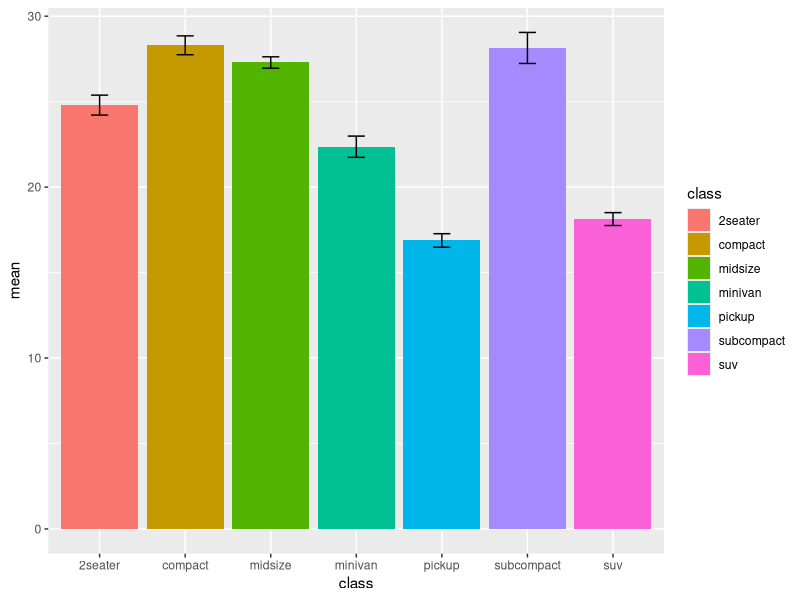
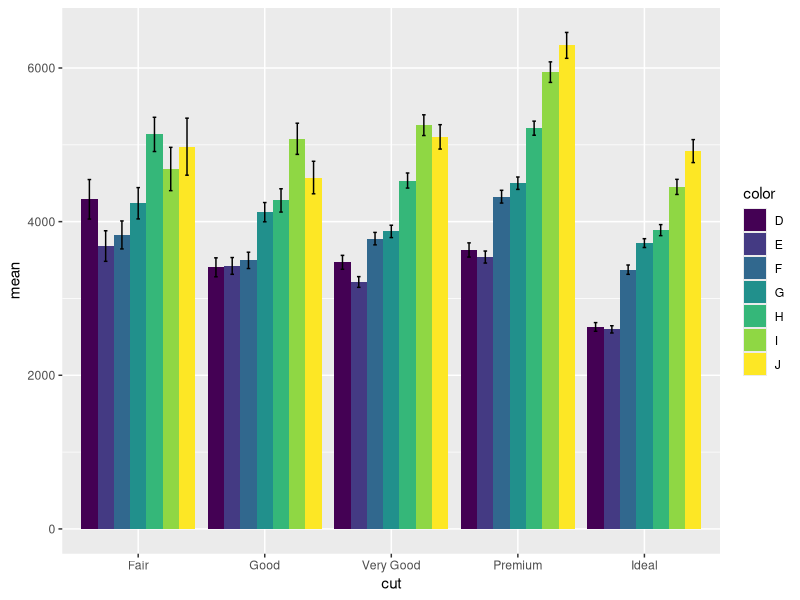
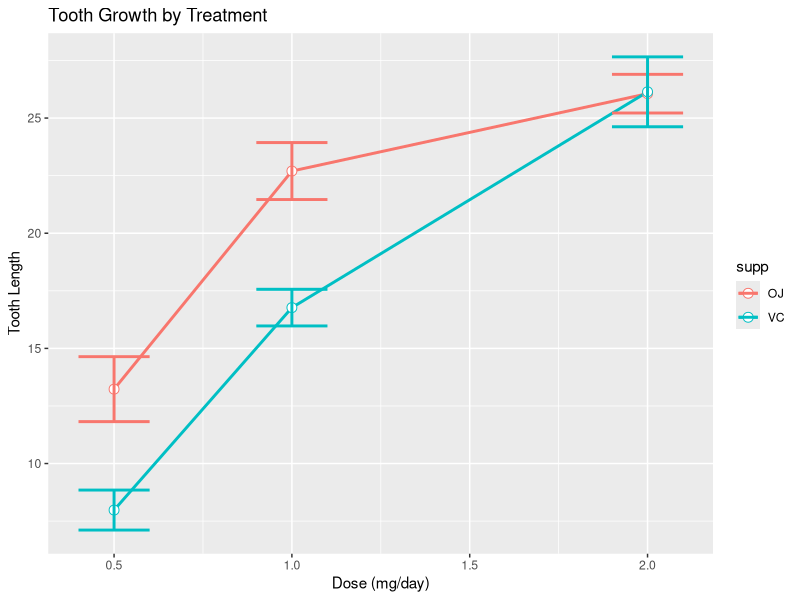

Recreate these plots in R, in order.
## ---- chunk 1
knitr::opts_chunk$set(echo = TRUE)
## ---- chunk 2
library(ggplot2)
library(dplyr)
## ---- chunk 3
data(mpg)
means <- mpg %>% group_by(class) %>% summarise(mean = mean(hwy), se = sd(hwy)/sqrt(n()))
means
## ---- chunk 4
ggplot(means, aes(x = class, y = mean, fill = class)) +
  geom_col(position = "dodge") +
  geom_errorbar(aes(ymin = mean - se, ymax = mean + se), 
                position = position_dodge(width = 0.9), 
                width = 0.2)
## ---- chunk 5
data(diamonds)
means <- diamonds %>%
  group_by(cut, color) %>% 
  summarise(mean = mean(price), se = sd(price)/sqrt(n()))
means
## ---- chunk 6
ggplot(means, aes(x = cut, y = mean, fill = color)) +
  geom_bar(stat = "identity", position = "dodge") +
  geom_errorbar(aes(ymin = mean - se, ymax = mean + se), 
                position = position_dodge(width = 0.9), 
                width = 0.2)
## ---- chunk 7
data(ToothGrowth)
means <- ToothGrowth %>% group_by(dose, supp) %>% 
  summarise(mean = mean(len), se = sd(len)/sqrt(n()))
means


## ---- chunk 8
ggplot(means, aes(x = dose, y = mean, color = supp, group = supp)) +
  geom_line(size = 1) +
  geom_point(size = 3, shape = 21, fill = "white") +
  geom_errorbar(aes(ymin = mean - se, ymax = mean + se), 
                width = 0.2, size = 1) +
  labs(title = "Tooth Growth by Treatment", x = "Dose (mg/day)", y = "Tooth Length")

## ---- chunk 9
# Example data
set.seed(123)
data <- data.frame(
  replicate = rep(1:3, each = 3),
  value = rnorm(9, mean = 10, sd = 2),
  pseudo = rep(1:3, 3)
)
## ---- chunk 10
# Combine pseudoreplicates
combined_data <- data %>%
  group_by(replicate) %>%
  summarise(n = n(),
            mean = mean(value),
            sd = sd(value),
            sem = sd/sqrt(n)) %>%
  ungroup()

# View combined data
combined_data
